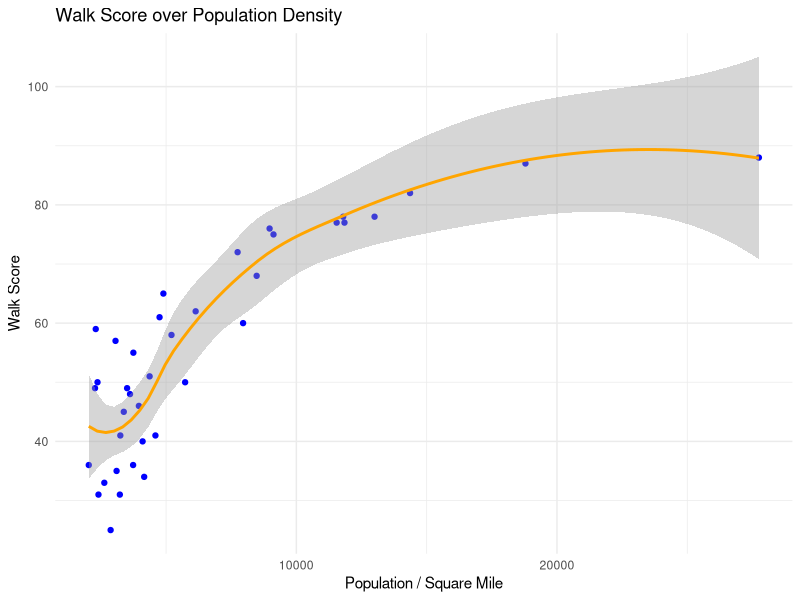
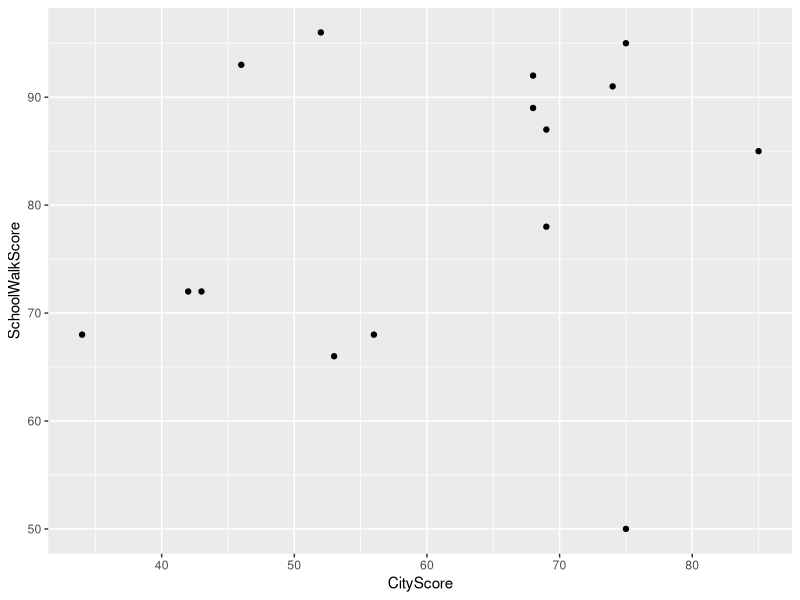

These charts were generated, in order, by the following R code:
## ---- chunk 1
library(tidyverse)
walk_score <- read.csv("walkablescoreCSV - Sheet1.csv")
density <- read.csv("populationdensity.csv")
college <- read.csv("College Walkability - Sheet1.csv")
## ---- chunk 2
walk_score
density

walk_density <- inner_join(walk_score, density, by = "City")
walk_density
## ---- chunk 3
walk_density %>% 
  arrange(desc(Walk.Score)) %>% 
  ggplot(aes(y = Walk.Score, x = Population.density..per.square.mile., label)) + 
  geom_point(color = "blue") + ylab("Walk Score") + xlab("Population / Square Mile") + geom_smooth(color = "orange") + ggtitle("Walk Score over Population Density") + theme_minimal()
## ---- chunk 4
college %>% arrange(desc(SchoolWalkScore)) %>% 
  ggplot(aes(x = CityScore, y = SchoolWalkScore, text = School)) + geom_point()
